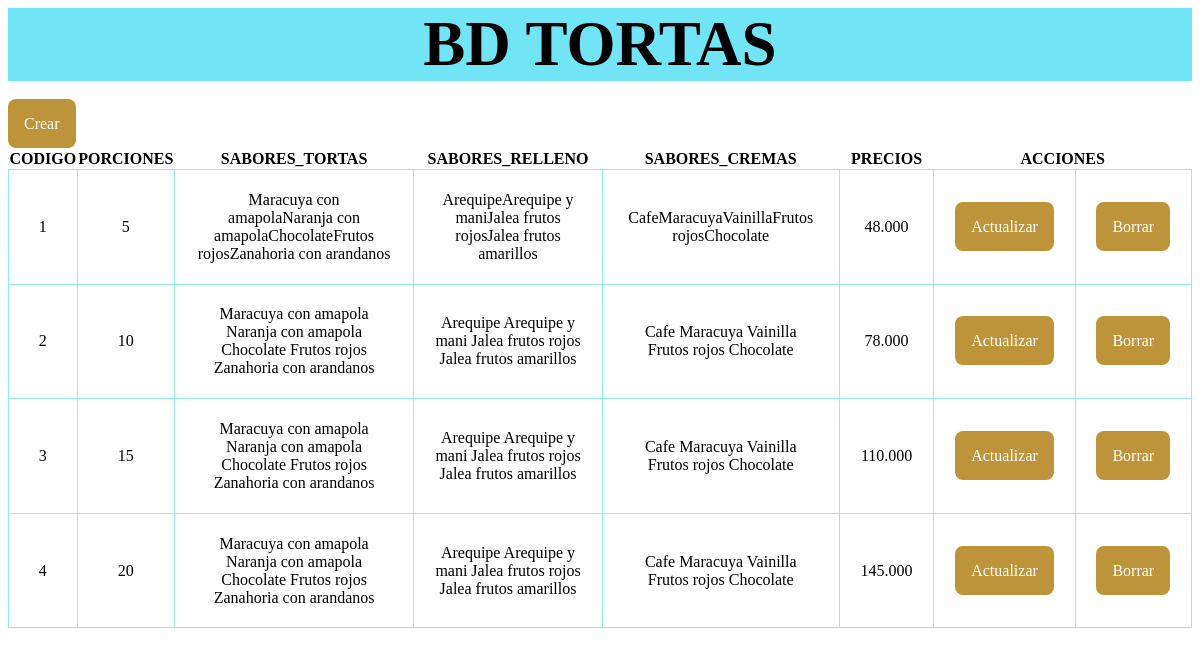
Screenshot of /BD_diabetico/consulBDtorta.php with the database file from the repository.
### tables this page shows
CREATE TABLE `tortas` (
  `Codigo` int(5) NOT NULL,
  `Porciones` varchar(5) NOT NULL,
  `Sabores_tortas` varchar(100) NOT NULL,
  `Sabores_relleno` varchar(100) NOT NULL,
  `Sabores_crema` varchar(100) NOT NULL,
  `Precios` varchar(100) NOT NULL
);

### BD_diabetico/consulBDtorta.php (the view, shortened to what this page needs)
<?php
    $host = 'sql311.infinityfree.com';
    $username = 'if0_37008929';
    $password = 'Diabetic0G';
    $dbname = 'if0_37008929_diabetico_goloso';
    $hostPDO = "mysql:host=$host;dbname=$dbname;";
    $tuPDO = new PDO($hostPDO, $username, $password);
    $consulta = $tuPDO->prepare('SELECT * FROM tortas;');
    $consulta->execute();
?>
<!DOCTYPE html>
<html lang="es">
<head>
</head>
<body>
    <h1>BD TORTAS</h1>
    <br>
    <p><a class="button" href="crear_tortas.php">Crear</a></p>
    <table>
        <tr>
            <th>CODIGO</th>
            <th>PORCIONES</th>
            <th>SABORES_TORTAS</th>
            <th>SABORES_RELLENO</th>
            <th>SABORES_CREMAS</th>
            <th>PRECIOS</th>
            <th colspan="2">ACCIONES</th>
        </tr>
        <?php foreach($consulta as $key => $valor): ?>
            <tr>
                <td><?= $valor['Codigo']; ?></td>
                <td><?= $valor['Porciones']; ?></td>
                <td><?= $valor['Sabores_tortas']; ?></td>
                <td><?= $valor['Sabores_relleno']; ?></td>
                <td><?= $valor['Sabores_crema']; ?></td>
                <td><?= $valor['Precios']; ?></td>
                <td><a class="button" href="actualizar_tortas.php?Codigo=<?= $valor['Codigo'] ?>">Actualizar</a></td>
                <td><a class="button" href="borrar_tortas.php?Codigo=<?= $valor['Codigo'] ?>">Borrar</a></td>
            </tr>
        <?php endforeach; ?>
    </table>
</body>
</html>

### BD_diabetico/consulBDtorta.php (style rules this page uses)
h1 { text-align: center; background-color:#71e5f5 ; margin: 0; font-size: 394%; }
table { border-collapse: collapse; width: 100%; }
table td { border: 1px solid #8eefe5; text-align: center; padding: 1.3rem; }
.button { border-radius: .5rem; color: white; background-color: #bd9439; padding: 1rem; text-decoration: none; }

### rows the page displays
tortas: Codigo "1", Porciones "5", Sabores_tortas "Maracuya con amapolaNaranja con amapolaChocolateFrutos rojosZanahoria con arandanos", Sabores_relleno "ArequipeArequipe y maniJalea frutos rojosJalea frutos amarillos", Sabores_crema "CafeMaracuyaVainillaFrutos rojosChocolate", Precios "48.000"
tortas: Codigo "2", Porciones "10", Sabores_tortas "Maracuya con amapola Naranja con amapola Chocolate Frutos rojos Zanahoria con arandanos", Sabores_relleno "Arequipe Arequipe y mani Jalea frutos rojos Jalea frutos amarillos", Sabores_crema "Cafe Maracuya Vainilla Frutos rojos Chocolate", Precios "78.000"
tortas: Codigo "3", Porciones "15", Sabores_tortas "Maracuya con amapola Naranja con amapola Chocolate Frutos rojos Zanahoria con arandanos", Sabores_relleno "Arequipe Arequipe y mani Jalea frutos rojos Jalea frutos amarillos", Sabores_crema "Cafe Maracuya Vainilla Frutos rojos Chocolate", Precios "110.000"
tortas: Codigo "4", Porciones "20", Sabores_tortas "Maracuya con amapola Naranja con amapola Chocolate Frutos rojos Zanahoria con arandanos", Sabores_relleno "Arequipe Arequipe y mani Jalea frutos rojos Jalea frutos amarillos", Sabores_crema "Cafe Maracuya Vainilla Frutos rojos Chocolate", Precios "145.000"
